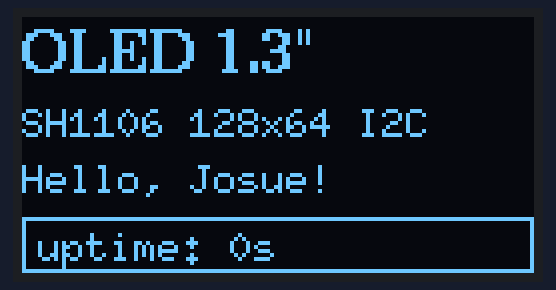
Recording of a sketch running on a simulated Arduino Uno, built with avr-gcc and run on an emulated ATmega328P. On the bench: 128×64 one-colour display.

Above: at 0.2 s.
At 4.2 s:
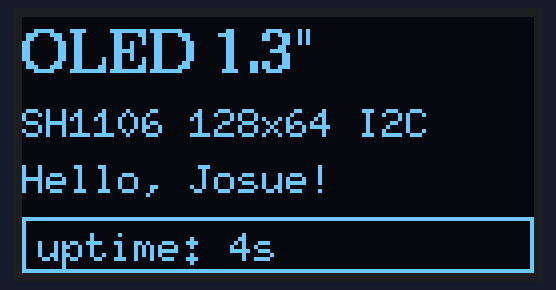
At 11.2 s:
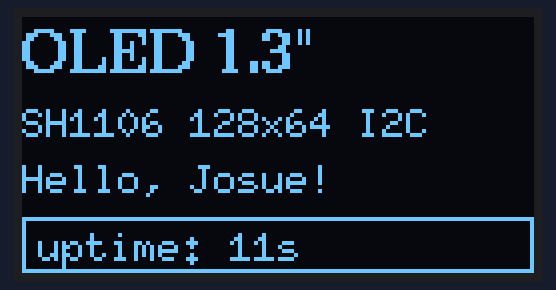
At 18.2 s:
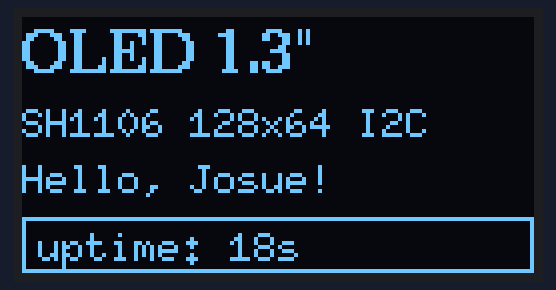
At 25.2 s:
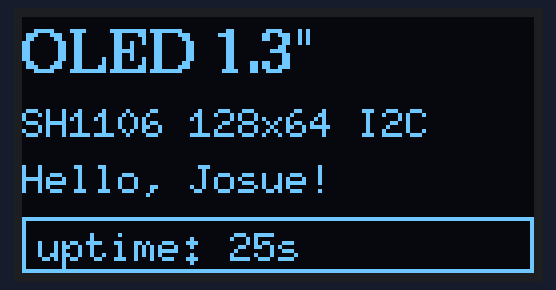
At 37.2 s:
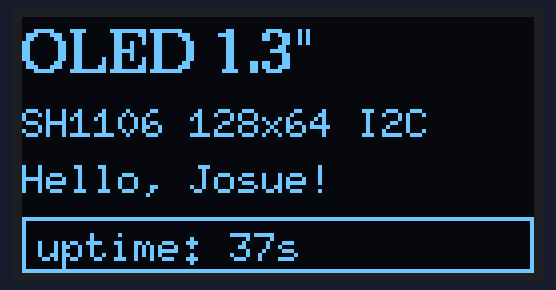

Measured:
- what the display in image 0 shows lasts 1.2 s, from 0.1 s to 1.3 s

The sketch:

oled-1.3.ino
```cpp
/*
  1.3" OLED Display (SH1106, 128x64, I2C) - Arduino UNO demo

  Wiring (I2C):
    OLED VCC -> Arduino 5V  (module has onboard regulator; 3.3V also works)
    OLED GND -> Arduino GND
    OLED SCL -> Arduino A5  (SCL on UNO)
    OLED SDA -> Arduino A4  (SDA on UNO)

  Notes:
    - The 1.3" OLED uses the SH1106 driver (NOT SSD1306 like the 0.96").
      Using the SSD1306 library will show a shifted/garbled image.
    - Default I2C address is 0x3C.
    - Install "U8g2" library by oliver via the Arduino Library Manager.
*/

#include <Arduino.h>
#include <U8g2lib.h>
#include <Wire.h>

U8G2_SH1106_128X64_NONAME_F_HW_I2C display(U8G2_R0, U8X8_PIN_NONE);

void setup() {
  display.begin();
  display.setContrast(200);
}

void loop() {
  unsigned long seconds = millis() / 1000;

  display.clearBuffer();

  display.setFont(u8g2_font_ncenB10_tr);
  display.drawStr(0, 14, "OLED 1.3\"");

  display.setFont(u8g2_font_6x10_tf);
  display.drawStr(0, 30, "SH1106 128x64 I2C");
  display.drawStr(0, 44, "Hello, Josue!");

  display.drawFrame(0, 50, 128, 14);
  display.setCursor(4, 61);
  display.print("uptime: ");
  display.print(seconds);
  display.print("s");

  display.sendBuffer();
  delay(200);
}
```
